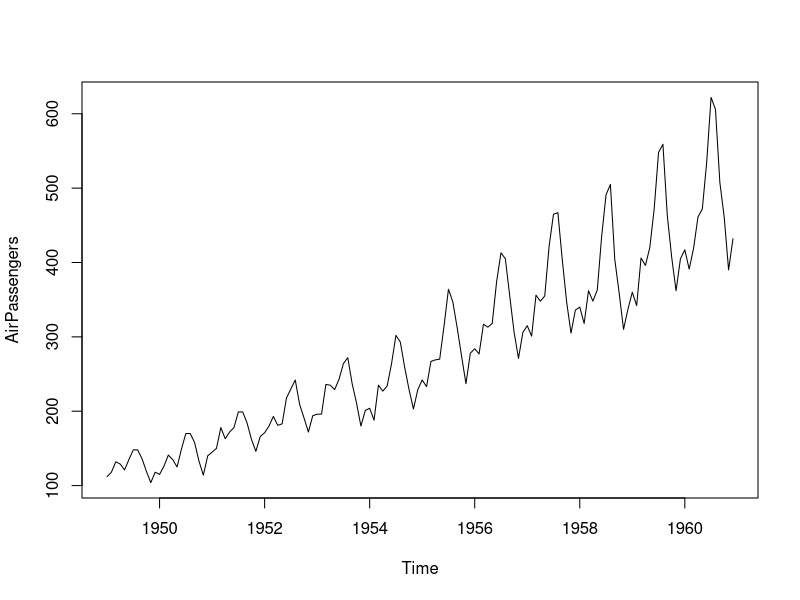
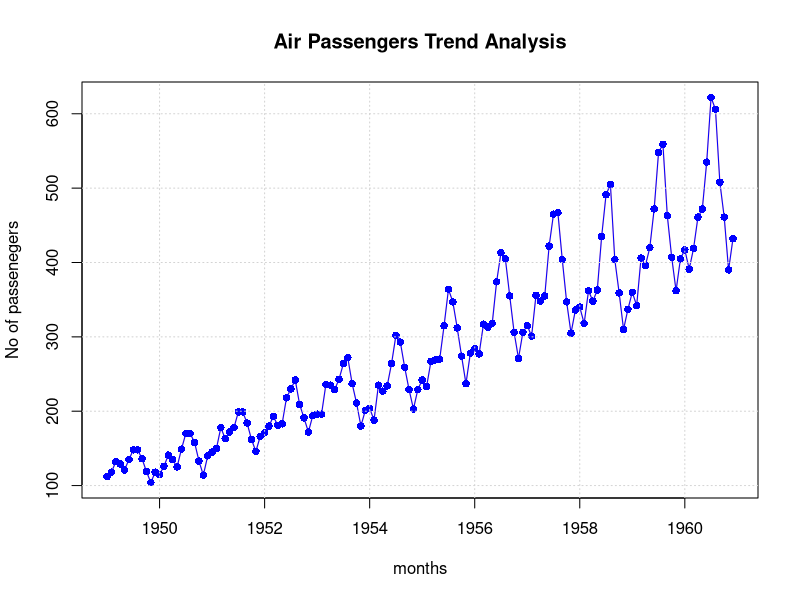
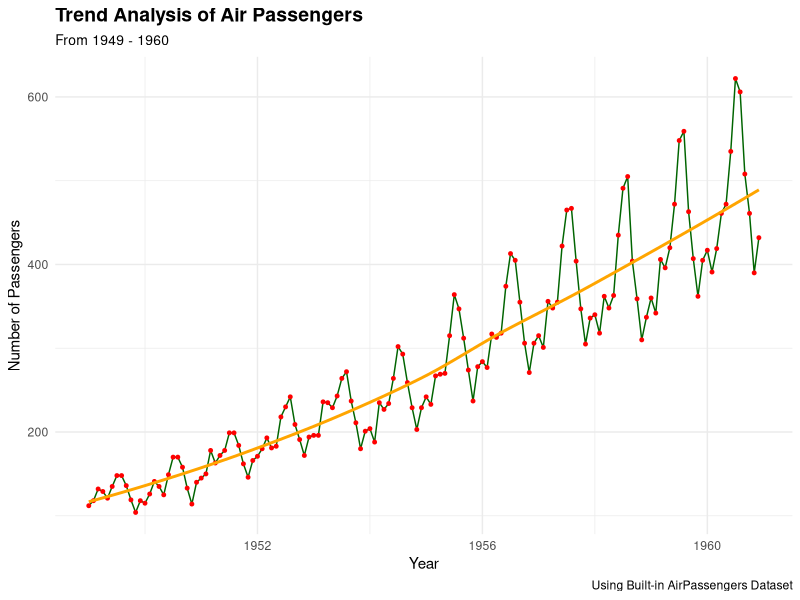

Source code (R) for these figures, in order:
# Load dataset
data(AirPassengers)

# Verify dataset
class(AirPassengers)
View(AirPassengers)

# Convert time series to dataframe
ap_df <- data.frame(
  year = as.numeric(time(AirPassengers)),
  month = cycle(AirPassengers),
  passengers = as.numeric(AirPassengers)
)

# View dataframe
View(ap_df)

#Basic plot
plot(AirPassengers)

#Plot with Title, Axis labels and color
plot(AirPassengers,
     type = 'l',
     lwd = 1.5,
     main='Air Passengers Trend Analysis',
     xlab="months",
     ylab="No of passenegers",
     col = 'pink'
)
points(AirPassengers,
       type = 'o',
       pch = 16,
       col = "blue")
grid()

#Using GGplot

#importing GGplot
library(ggplot2)

ggplot(ap_df, aes(x = year, y = passengers)) +
  geom_line(color = 'darkgreen', linewidth = 0.5) +
  geom_point(color = 'red', size = 1.0) +
  geom_smooth(se = FALSE, color = 'orange') +
  labs(
    title = 'Trend Analysis of Air Passengers',
    subtitle = 'From 1949 - 1960',
    caption = 'Using Built-in AirPassengers Dataset',
    x = 'Year',
    y = 'Number of Passengers'
  ) +
  theme_minimal() +
  theme(
    plot.title = element_text(face = "bold", size = 14),
    plot.subtitle = element_text(size = 10)
  )

